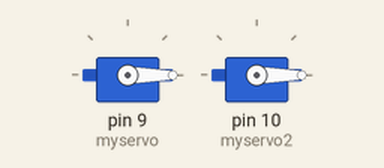
Bench run of a sketch on a simulated Arduino Uno, built with avr-gcc and run on an emulated ATmega328P. Shown: 2 × servo.

Above: at 0.05 s.
At 6.0 s:
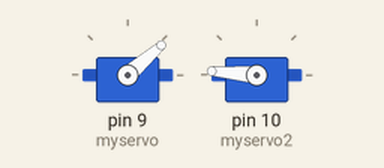
Timing chart, 0 to 7.8 s (numbered marks = the images above):
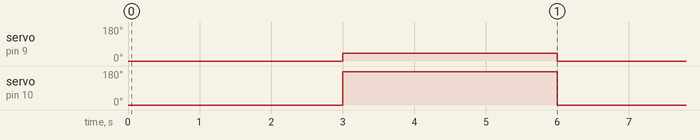

The sketch:

Servopicking.ino
```cpp
/*
 Controlling a servo position using a potentiometer (variable resistor)
 by Michal Rinott <http://people.interaction-ivrea.it/m.rinott>

 modified on 8 Nov 2013
 by Scott Fitzgerald
 http://www.arduino.cc/en/Tutorial/Knob
*/

#include <Servo.h>

Servo myservo;  // create servo object to control a servo
Servo myservo2;

void setup() {
  myservo.attach(9);
  myservo2.attach(10);  // attaches the servo on pin 9 to the servo object
}

void loop() {
  myservo.write(0);
  myservo2.write(0);                  // sets the servo position according to the scaled value
  delay(3000);
  myservo.write(41);
  myservo2.write(175);                  // sets the servo position according to the scaled value
  delay(3000);                          // waits for the servo to get there
}
```

Measured:
- by itself, servo on pin 9 (myservo): alternates 41° for 3.0 s and 0° for 3.0 s
- by itself, servo on pin 10 (myservo2): alternates 175° for 3.0 s and 0° for 3.0 s
